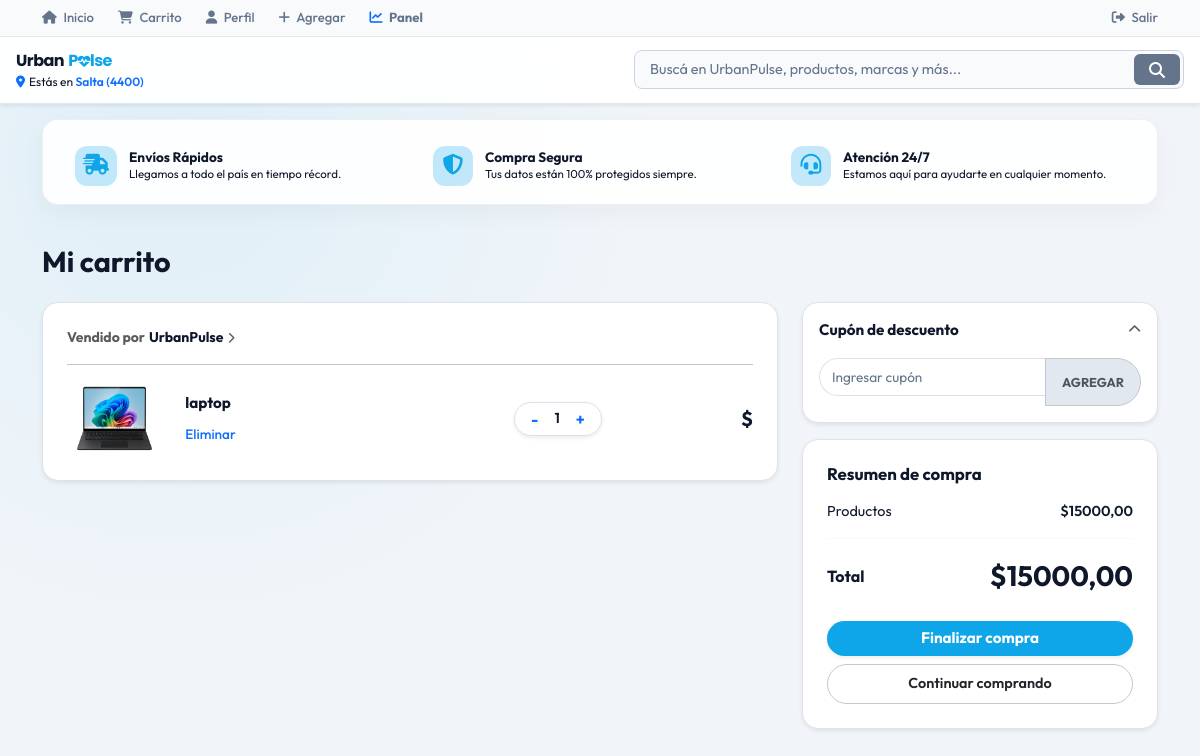
/carrito/ (signed in), run on an earlier commit of the app's database.
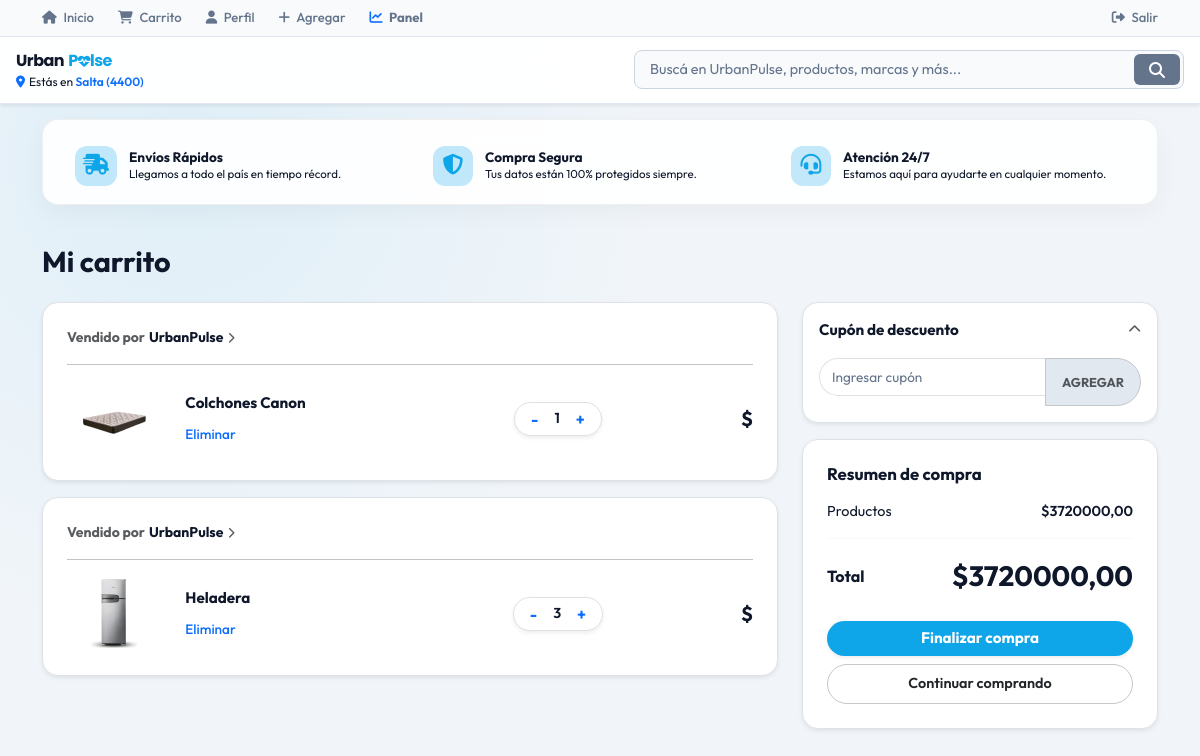
And on a later commit of the database.
### miapp/models.py (models this page shows, shortened)
class Carrito(models.Model):
    usuario = models.ForeignKey(User, on_delete=models.CASCADE)
    producto = models.ForeignKey(Producto, on_delete=models.CASCADE)
    cantidad = models.IntegerField(default=1)

class Producto(models.Model):
    usuario = models.ForeignKey(User, on_delete=models.CASCADE)
    categoria = models.ForeignKey(Categoria, on_delete=models.SET_NULL, null=True)
    nombre = models.CharField(max_length=120)
    descripcion = models.TextField()
    precio = models.DecimalField(max_digits=10, decimal_places=2)
    imagen = models.ImageField(upload_to='productos/', null=True, blank=True)
    stock = models.IntegerField(default=0)
    destacado = models.BooleanField(default=False)
    creado = models.DateTimeField(auto_now_add=True)

### miapp/views.py (the view)
# urls.py: path('carrito/', views.ver_carrito, name='ver_carrito'),
@login_required
def ver_carrito(request):
    items = Carrito.objects.filter(usuario=request.user)
    total = sum(item.producto.precio * item.cantidad for item in items)
    return render(request, 'carrito.html', {'items': items, 'total': total})

### miapp/templates/carrito.html (shortened to what this page needs)
{% extends 'base.html' %}
{% block content %}
<div class="animate__animated animate__fadeIn py-4" style="max-width: 1250px; margin: 0 auto;">
    <h2 class="fw-bold text-dark mb-4" style="font-size: 1.8rem;">Mi carrito</h2>
    {% if items %}
    <div class="row g-4">
        <div class="col-lg-8">
            {% for item in items %}
            <div class="p-4 rounded-4 shadow-sm bg-white border mb-3 position-relative">
                <div class="text-muted small fw-bold mb-3 d-flex align-items-center gap-1">
                    Vendido por <span class="text-dark">UrbanPulse</span> <i class="fa-solid fa-chevron-right" style="font-size: 0.7rem;"></i>
                </div>
                <hr class="text-secondary-subtle my-2">
                <div class="row align-items-center pt-2">
                    <div class="col-md-2 col-3 text-center">
                        {% if item.producto.imagen %}
                            <img src="{{ item.producto.imagen.url }}" alt="" style="width: 75px; height: 75px; object-fit: contain;">
                        {% else %}
                            <div style="width: 75px; height: 75px; background: #f1f5f9; border-radius: 8px;" class="d-flex align-items-center justify-content-center text-muted">
                                <i class="fa-solid fa-image"></i>
                            </div>
                        {% endif %}
                    </div>
                    <div class="col-md-5 col-9">
                        <h6 class="fw-bold text-dark mb-2" style="font-size: 0.95rem; line-height: 1.4;">
                            {{ item.producto.nombre }}
                        </h6>
                        <a href="{% url 'eliminar_del_carrito' item.id %}" class="text-decoration-none text-primary fw-medium" style="font-size: 0.85rem;">
                            Eliminar
                        </a>
                    </div>
                    <div class="col-md-3 col-6 mt-3 mt-md-0 text-center">
                        <div class="d-inline-flex align-items-center border rounded-pill px-2 py-1 bg-white shadow-sm">
                            <a href="{% url 'restar_cantidad' item.id %}" class="btn btn-sm border-0 p-0 text-primary fw-bold px-2 text-decoration-none" style="font-size: 1rem;">-</a>
                            <span class="px-2 fw-semibold text-dark" style="font-size: 0.9rem;">{{ item.cantidad }}</span>
                            <a href="{% url 'sumar_cantidad' item.id %}" class="btn btn-sm border-0 p-0 text-primary fw-bold px-2 text-decoration-none" style="font-size: 1rem;">+</a>
                        </div>
                    </div>
                    <div class="col-md-2 col-6 mt-3 mt-md-0 text-end">
                        <span class="fw-bold text-dark fs-5">${{ item.subtotal|floatformat:2 }}</span>
                    </div>
                </div>
            </div>
            {% endfor %}
        </div>
        <div class="col-lg-4">
            <div class="p-3 rounded-4 shadow-sm bg-white border mb-3">
                <div class="d-flex justify-content-between align-items-center mb-2" data-bs-toggle="collapse" data-bs-target="#collapseCupon" style="cursor: pointer;">
                    <span class="fw-bold text-dark" style="font-size: 0.95rem;">Cupón de descuento</span>
                    <i class="fa-solid fa-chevron-up text-muted" style="font-size: 0.8rem;"></i>
                </div>
                <div class="collapse show mt-3" id="collapseCupon">
                    <div class="input-group">
                        <input type="text" class="form-control form-control-sm rounded-start-pill border-secondary-subtle" placeholder="Ingresar cupón" style="font-size: 0.85rem;">
                        <button class="btn btn-light border border-secondary-subtle rounded-end-pill px-3 text-muted fw-bold" type="button" style="font-size: 0.8rem; background: #e2e8f0;">AGREGAR</button>
                    </div>
                </div>
            </div>
            <div class="p-4 rounded-4 shadow-sm bg-white border">
                <h5 class="fw-bold text-dark mb-3" style="font-size: 1.05rem;">Resumen de compra</h5>
                <div class="d-flex justify-content-between align-items-center mb-3 text-secondary" style="font-size: 0.9rem;">
                    <span>Productos</span>
                    <span class="fw-semibold text-dark">${{ total|floatformat:2 }}</span>
                </div>
                <hr style="border-color: #e2e8f0;" class="mb-3">
                <div class="d-flex justify-content-between align-items-center mb-4">
                    <span class="fw-bold text-dark fs-6">Total</span>
                    <span class="fw-bold text-dark fs-3">${{ total|floatformat:2 }}</span>
                </div>
                <button onclick="enviarWhatsApp()" class="btn w-100 rounded-pill py-2.5 fw-bold text-white shadow-sm mb-2" style="background: #0ea5e9; border: none; font-size: 0.95rem;">
                    Finalizar compra
                </button>
                <a href="{% url 'home' %}" class="btn btn-outline-secondary w-100 rounded-pill py-2 fw-semibold bg-white text-dark border-secondary-subtle" style="font-size: 0.9rem;">
                    Continuar comprando
                </a>
            </div>
        </div>
    </div>
    {% endif %}
</div>
{% endblock %}

### miapp/templates/base.html (shortened to what this page needs)
<!DOCTYPE html>
<html lang="es">
<head>
    <link href="https://cdn.jsdelivr.net/npm/bootstrap@5.3.0/dist/css/bootstrap.min.css" rel="stylesheet">
    <link href="https://cdnjs.cloudflare.com/ajax/libs/animate.css/4.1.1/animate.min.css" rel="stylesheet">
    <link rel="stylesheet" href="https://cdnjs.cloudflare.com/ajax/libs/font-awesome/6.4.0/css/all.min.css">
</head>
<body>
<div class="top-utility-bar d-none d-lg-block">
    <div class="container d-flex justify-content-between align-items-center">
        <div class="d-flex align-items-center gap-4">
            <a href="{% url 'home' %}"><i class="fa-solid fa-house me-1"></i> Inicio</a>
            {% if user.is_authenticated %}
                <a href="{% url 'ver_carrito' %}"><i class="fa-solid fa-cart-shopping me-1"></i> Carrito</a>
                <a href="{% url 'perfil' %}"><i class="fa-solid fa-user me-1"></i> Perfil</a>
                {% if user.is_staff %}
                    <a href="{% url 'crear' %}"><i class="fa-solid fa-plus me-1"></i> Agregar</a>
                    <a href="{% url 'dashboard' %}" class="fw-bold"><i class="fa-solid fa-chart-line me-1 text-primary"></i> Panel</a>
                {% endif %}
            {% endif %}
        </div>
        <div class="d-flex align-items-center gap-3">
            {% if user.is_authenticated %}
                <form action="{% url 'logout' %}" method="POST" class="d-inline m-0">
                    <button type="submit"><i class="fa-solid fa-right-from-bracket me-1"></i> Salir</button>
                </form>
            {% else %}
                <a href="{% url 'login' %}">Ingresar</a>
                <a href="{% url 'registro' %}" class="fw-semibold">Registrarse</a>
            {% endif %}
        </div>
    </div>
</div>
<header class="main-header-bar sticky-top shadow-sm" style="z-index: 1000;">
    <div class="container-fluid px-3">
        <div class="d-flex align-items-center justify-content-between gap-3">
            <div class="d-flex flex-column">
                <a class="navbar-brand fs-6 fw-bold d-flex align-items-center gap-1 text-decoration-none py-0" href="{% url 'home' %}">
                    <span style="color: inherit;">Urban</span><span style="color: var(--primary);">P<i class="fa-solid fa-heart-pulse pulse-icon" style="font-size: 0.8rem;"></i>lse</span>
                </a>
                <div class="d-flex align-items-center text-muted small mt-0" style="font-size: 0.75rem;">
                    <i class="fa-solid fa-location-dot text-primary me-1"></i>
                    <span>Estás en <a href="#" class="text-primary text-decoration-none fw-semibold">Salta (4400)</a></span>
                </div>
            </div>
            {% if user.is_authenticated %}
            <div class="search-bar-container">
                <input type="text" class="search-input" placeholder="Buscá en UrbanPulse, productos, marcas y más...">
                <button class="search-btn"><i class="fa-solid fa-magnifying-glass"></i></button>
            </div>
            {% else %}
            <div class="d-none d-md-block"></div>
            {% endif %}
        </div>
    </div>
</header>
<div class="container">
    <div class="row features-bar align-items-center justify-content-between g-2">
        <div class="col-md-4 feature-item">
            <div class="feature-icon">
                <i class="fa-solid fa-truck-fast"></i>
            </div>
            <div class="feature-text">
                <h6>Envíos Rápidos</h6>
                <p>Llegamos a todo el país en tiempo récord.</p>
            </div>
        </div>
        <div class="col-md-4 feature-item">
            <div class="feature-icon">
                <i class="fa-solid fa-shield-halved"></i>
            </div>
            <div class="feature-text">
                <h6>Compra Segura</h6>
                <p>Tus datos están 100% protegidos siempre.</p>
            </div>
        </div>
        <div class="col-md-4 feature-item">
            <div class="feature-icon">
                <i class="fa-solid fa-headset"></i>
            </div>
            <div class="feature-text">
                <h6>Atención 24/7</h6>
                <p>Estamos aquí para ayudarte en cualquier momento.</p>
            </div>
        </div>
    </div>
</div>
<div class="container mt-2">
    {% block content %}{% endblock %}
</div>
</body>
</html>

### miapp/templates/base.html (style rules this page uses)
:root { --primary: #0ea5e9; --primary-glow: rgba(14, 165, 233, 0.25); --secondary: #8b5cf6; }
body { font-family: 'Outfit', sans-serif; background-color: #f1f5f9 !important; color: #0f172a !important; min-height: 100vh; margin: 0; padding-bottom: 30px; overflow-x: hidden; }
body::before { content: ''; position: fixed; top: 0; left: 0; width: 100%; height: 100%; background: radial-gradient(circle at 15% 20%, rgba(14, 165, 233, 0.08) 0%, transparent 40%), #f1f5f9 !important; z-index: -1; }
.top-utility-bar { background-color: #f8fafc; border-bottom: 1px solid #e2e8f0; font-size: 0.82rem; padding: 8px 0; }
.top-utility-bar a, .top-utility-bar button { color: #64748b !important; text-decoration: none; font-weight: 500; transition: color 0.2s; background: transparent; border: none; padding: 0; }
.top-utility-bar i { color: #64748b; }
.main-header-bar { background: rgba(255, 255, 255, 0.95) !important; backdrop-filter: blur(12px); border-bottom: 1px solid #e2e8f0; padding: 12px 0; }
.navbar-brand { font-family: 'Poppins', sans-serif; font-weight: 800; letter-spacing: -0.5px; color: #0f172a !important; }
.search-bar-container { position: relative; max-width: 550px; width: 100%; }
.search-input { width: 100%; border: 1px solid #cbd5e1; border-radius: 8px; padding: 8px 45px 8px 15px; font-size: 0.9rem; outline: none; transition: border-color 0.2s; background: #f8fafc !important; }
.search-btn { position: absolute; right: 4px; top: 4px; bottom: 4px; background: #64748b; border: none; border-radius: 6px; color: white; padding: 0 15px; transition: background 0.2s; }
.pulse-icon { display: inline-block; animation: pulseAnim 1.5s infinite; color: var(--primary); }
.glass-panel, .features-bar { background: rgba(255, 255, 255, 0.92) !important; backdrop-filter: blur(12px); -webkit-backdrop-filter: blur(12px); border: 1px solid rgba(0, 0, 0, 0.06) !important; border-radius: 16px; box-shadow: 0 8px 25px rgba(0, 0, 0, 0.04) !important; transition: all 0.3s ease; }
.features-bar { padding: 12px 20px; margin: 15px auto; }
.feature-item { display: flex; align-items: center; gap: 12px; padding: 6px 12px; }
.feature-icon { font-size: 1.3rem; color: var(--primary); background: var(--primary-glow); padding: 8px; border-radius: 12px; display: flex; align-items: center; justify-content: center; min-width: 40px; height: 40px; }
.feature-text h6 { font-size: 0.85rem; font-weight: 700; margin: 0; color: #0f172a !important; }
.feature-text p { font-size: 0.72rem; margin: 0; color: #64748b !important; }
input:not(.search-input), textarea, select { width: 100%; padding: 8px 12px; border-radius: 10px; font-family: 'Outfit', sans-serif; font-size: 0.9rem; background: rgba(255, 255, 255, 0.95) !important; color: #0f172a !important; border: 1px solid rgba(0, 0, 0, 0.12) !important; margin-bottom: 10px; transition: 0.2s; }
input::placeholder, textarea::placeholder { color: #64748b !important; }
h1:not(.carousel-item h1), h2:not(.carousel-item h2), h3:not(.carousel-item h3), h4:not(.carousel-item h4), h5:not(.carousel-item h5), h6:not(.feature-text h6), p:not(.carousel-item p), span:not(.navbar-brand span), strong, small, li { color: #0f172a !important; }

What changed in the data, as far as the page shows it:
removed Carrito: producto.imagen (picture), producto.nombre "laptop", cantidad "1"
added Carrito: producto.imagen (picture), producto.nombre "Colchones Canon", cantidad "1"
added Carrito: producto.imagen (picture), producto.nombre "Heladera", cantidad "3"
Also different on the page:
{{ total|floatformat:2 }}: "15000,00" → "3720000,00"
